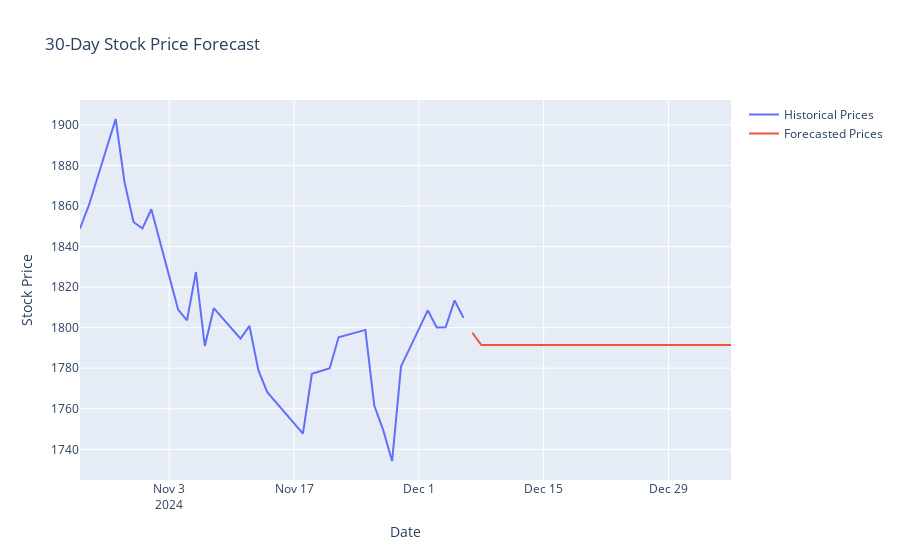

Notebook source saved alongside this figure:
### Code cell
import plotly.graph_objects as go
# Historical Data
historical_data = pd.DataFrame({
    'Date': dates,  # Use fixed datetime dates
    'Price': df['Close']  # Historical prices
})
historical_data = historical_data.iloc[-30:]
# Forecast Data
forecast_data = pd.DataFrame({
    'Date': forecast_dates,  # Generated future dates
    'Price': forecasted_prices_original  # Forecasted prices
})

# Combine data and plot
visualization_df = pd.concat([historical_data, forecast_data])

# Plot code remains the same
fig = go.Figure()
fig.add_trace(go.Scatter(x=historical_data['Date'], y=historical_data['Price'], mode='lines', name='Historical Prices'))
fig.add_trace(go.Scatter(x=forecast_data['Date'], y=forecast_data['Price'], mode='lines', name='Forecasted Prices'))
fig.update_layout(title='30-Day Stock Price Forecast', xaxis_title='Date', yaxis_title='Stock Price')
fig.show()
